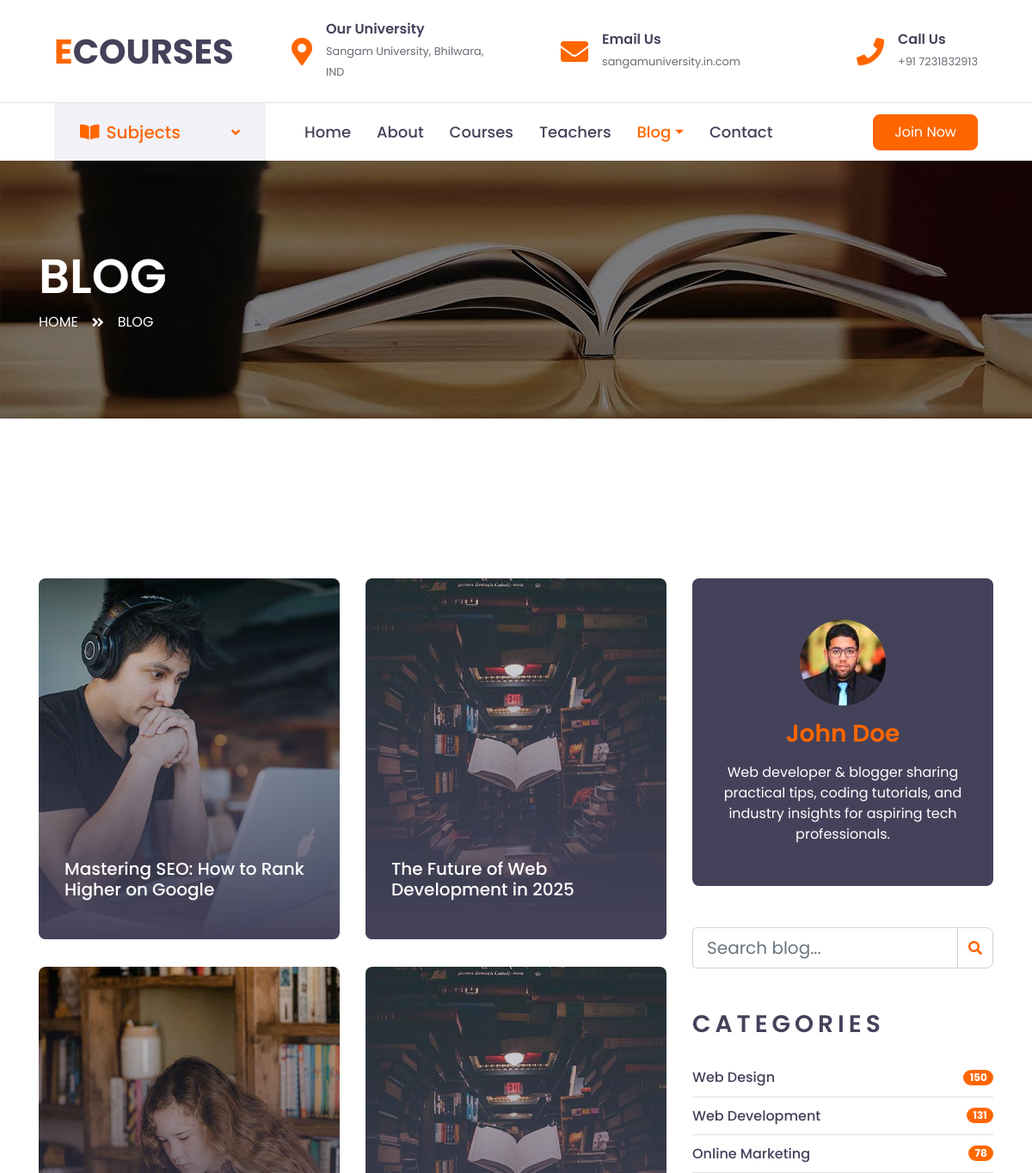
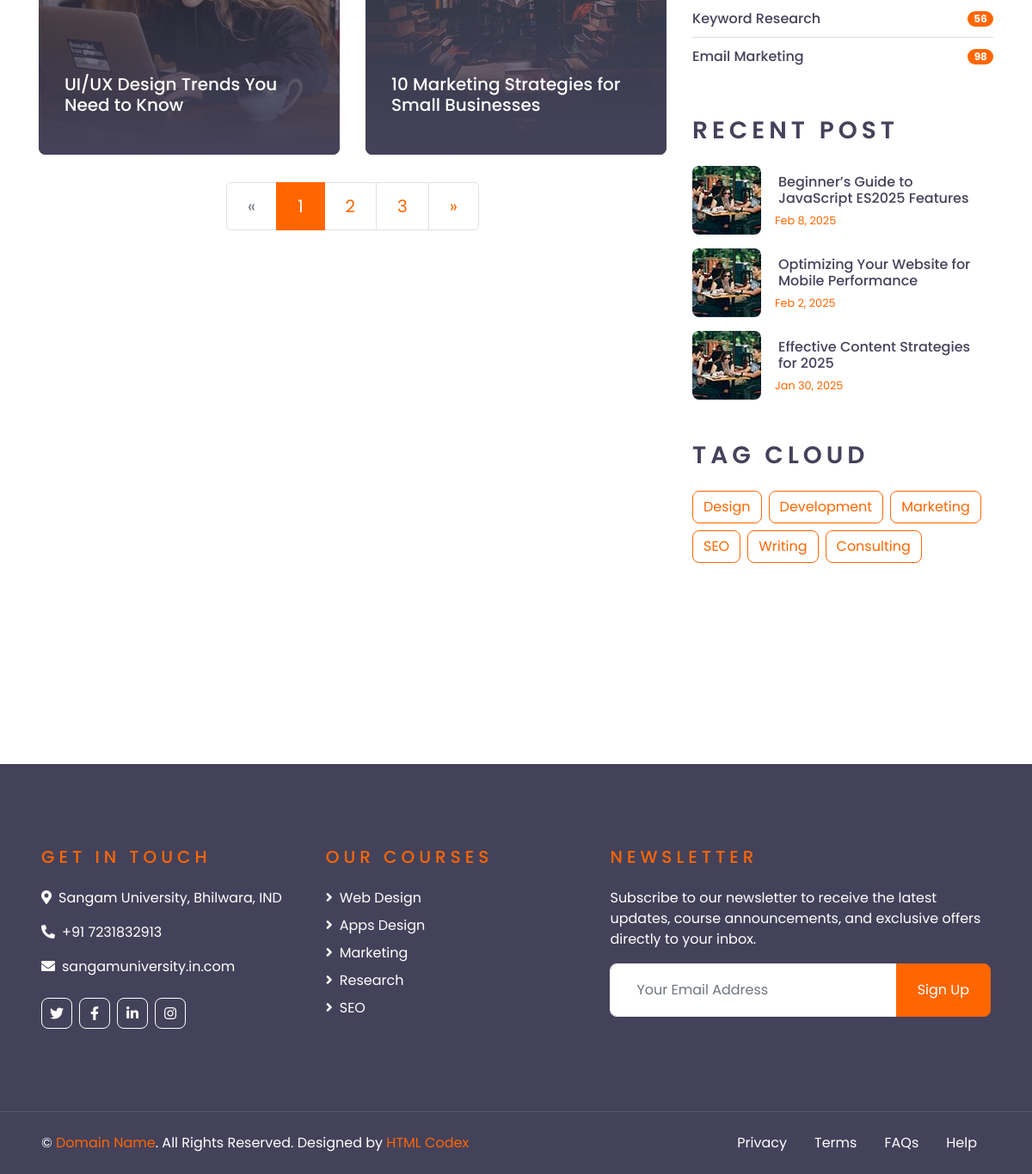
Screenshot of /blog/ with the database file from the repository (2 pictures, top to bottom).
### addBlog/models.py (models this page shows)
class AddBlogs(models.Model):
    title = models.CharField(max_length=255)
    image = models.ImageField(upload_to='blog_images/')
    upload_date = models.DateField(auto_now_add=True)

### tannu/views.py (the view)
# urls.py: path("blog/", views.blog_page, name='blog_page'),
def blog_page(request):
    blogs = AddBlogs.objects.order_by('-upload_date')
    return render(request, "blog.html", {'blogs': blogs})

### templates/blog.html (shortened to what this page needs)
{% extends "base.html" %} {% load static %} {% block title %}Blog{% endblock %} {% block content %}
<div class="container-fluid page-header" style="margin-bottom: 90px">
  <div class="container">
    <div
      class="d-flex flex-column justify-content-center"
      style="min-height: 300px"
    >
      <h3 class="display-4 text-white text-uppercase">Blog</h3>
      <div class="d-inline-flex text-white">
        <p class="m-0 text-uppercase"><a class="text-white" href="">Home</a></p>
        <i class="fa fa-angle-double-right pt-1 px-3"></i>
        <p class="m-0 text-uppercase">Blog</p>
      </div>
    </div>
  </div>
</div>
<div class="container-fluid py-5">
  <div class="container py-5">
    <div class="row">
      <div class="col-lg-8">
        <div class="row pb-3">
          {% for blog in blogs %}
          <div class="col-lg-6 mb-4">
            <div class="blog-item position-relative overflow-hidden rounded mb-2">
              <img class="img-fluid" src="{{blog.image.url}}" alt="" />
              <a class="blog-overlay text-decoration-none" href="">
                <h5 class="text-white mb-3">{{blog.title}}</h5>
              </a>
            </div>
          </div>
          {% empty %}
            <div class="col-12"><p>No blogs found.</p></div>
          {% endfor %}
          <div class="col-12">
            <nav aria-label="Page navigation">
              <ul class="pagination pagination-lg justify-content-center mb-0">
                <li class="page-item disabled">
                  <a class="page-link" href="#" aria-label="Previous">
                    <span aria-hidden="true">&laquo;</span>
                  </a>
                </li>
                <li class="page-item active">
                  <a class="page-link" href="#">1</a>
                </li>
                <li class="page-item"><a class="page-link" href="#">2</a></li>
                <li class="page-item"><a class="page-link" href="#">3</a></li>
                <li class="page-item">
                  <a class="page-link" href="#" aria-label="Next">
                    <span aria-hidden="true">&raquo;</span>
                  </a>
                </li>
              </ul>
            </nav>
          </div>
        </div>
      </div>
      <div class="col-lg-4 mt-5 mt-lg-0">
        <div
          class="d-flex flex-column text-center bg-dark rounded mb-5 py-5 px-4"
        >
          <img
            src="{% static 'img/user.jpg' %}"
            class="img-fluid rounded-circle mx-auto mb-3"
            style="width: 100px"
          />
          <h3 class="text-primary mb-3">John Doe</h3>
          <p class="text-white m-0">
            Web developer & blogger sharing practical tips, coding tutorials,
            and industry insights for aspiring tech professionals.
          </p>
        </div>
        <div class="mb-5">
          <form action="">
            <div class="input-group">
              <input
                type="text"
                class="form-control form-control-lg"
                placeholder="Search blog..."
              />
              <div class="input-group-append">
                <span class="input-group-text bg-transparent text-primary"
                  ><i class="fa fa-search"></i
                ></span>
              </div>
            </div>
          </form>
        </div>
        <div class="mb-5">
          <h3 class="text-uppercase mb-4" style="letter-spacing: 5px">
            Categories
          </h3>
          <ul class="list-group list-group-flush">
            <li
              class="list-group-item d-flex justify-content-between align-items-center px-0"
            >
              <a href="" class="text-decoration-none h6 m-0">Web Design</a>
              <span class="badge badge-primary badge-pill">150</span>
            </li>
            <li
              class="list-group-item d-flex justify-content-between align-items-center px-0"
            >
              <a href="" class="text-decoration-none h6 m-0">Web Development</a>
              <span class="badge badge-primary badge-pill">131</span>
            </li>
            <li
              class="list-group-item d-flex justify-content-between align-items-center px-0"
            >
              <a href="" class="text-decoration-none h6 m-0"
                >Online Marketing</a
              >
              <span class="badge badge-primary badge-pill">78</span>
            </li>
            <li
              class="list-group-item d-flex justify-content-between align-items-center px-0"
            >
              <a href="" class="text-decoration-none h6 m-0"
                >Keyword Research</a
              >
              <span class="badge badge-primary badge-pill">56</span>
            </li>
            <li
              class="list-group-item d-flex justify-content-between align-items-center px-0"
            >
              <a href="" class="text-decoration-none h6 m-0">Email Marketing</a>
              <span class="badge badge-primary badge-pill">98</span>
            </li>
          </ul>
        </div>
        <div class="mb-5">
          <h3 class="text-uppercase mb-4" style="letter-spacing: 5px">
            Recent Post
          </h3>
          <a
            class="d-flex align-items-center text-decoration-none mb-3"
            href=""
          >
            <img
              class="img-fluid rounded"
              src="{% static 'img/blog-80x80.jpg' %}"
              alt=""
            />
            <div class="pl-3">
              <h6 class="m-1">
                Beginner’s Guide to JavaScript ES2025 Features
              </h6>
              <small>Feb 8, 2025</small>
            </div>
          </a>
          <a
            class="d-flex align-items-center text-decoration-none mb-3"
            href=""
          >
            <img
              class="img-fluid rounded"
              src="{% static 'img/blog-80x80.jpg' %}"
              alt=""
            />
            <div class="pl-3">
              <h6 class="m-1">
                Optimizing Your Website for Mobile Performance
              </h6>
              <small>Feb 2, 2025</small>
            </div>
          </a>
          <a
            class="d-flex align-items-center text-decoration-none mb-3"
            href=""
          >
            <img
              class="img-fluid rounded"
              src="{% static 'img/blog-80x80.jpg' %}"
              alt=""
            />
            <div class="pl-3">
              <h6 class="m-1">Effective Content Strategies for 2025</h6>
              <small>Jan 30, 2025</small>
            </div>
          </a>
        </div>
        <div class="mb-5">
          <h3 class="text-uppercase mb-4" style="letter-spacing: 5px">
            Tag Cloud
          </h3>
          <div class="d-flex flex-wrap m-n1">
            <a href="" class="btn btn-outline-primary m-1">Design</a>
            <a href="" class="btn btn-outline-primary m-1">Development</a>
            <a href="" class="btn btn-outline-primary m-1">Marketing</a>
            <a href="" class="btn btn-outline-primary m-1">SEO</a>
            <a href="" class="btn btn-outline-primary m-1">Writing</a>
            <a href="" class="btn btn-outline-primary m-1">Consulting</a>
          </div>
        </div>
      </div>
    </div>
  </div>
</div>
{% endblock %}

### rows the page displays
AddBlogs: image (picture), title "Mastering SEO: How to Rank Higher on Google"
AddBlogs: image (picture), title "The Future of Web Development in 2025"
AddBlogs: image (picture), title "UI/UX Design Trends You Need to Know"
AddBlogs: image (picture), title "10 Marketing Strategies for Small Businesses"
